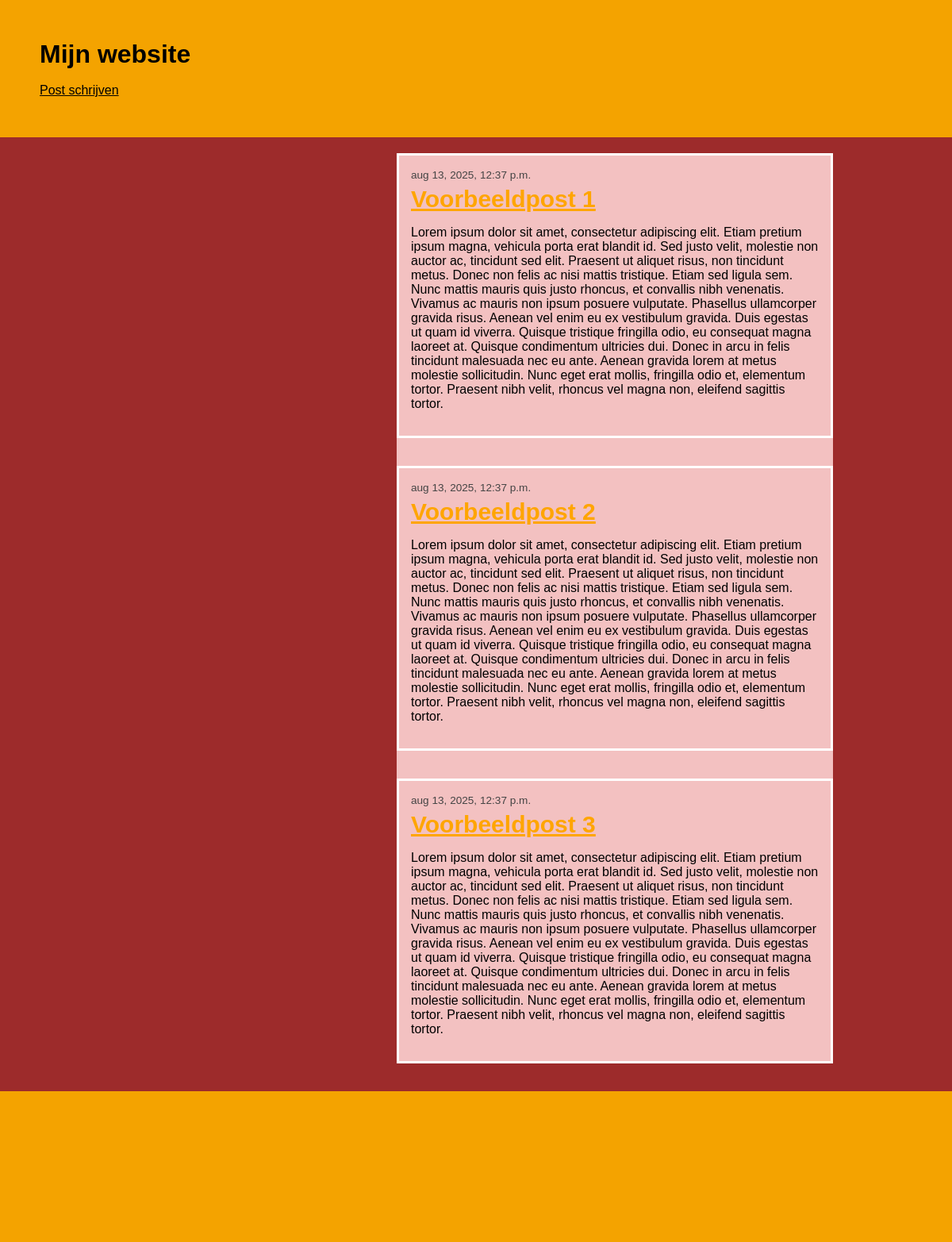
The app's page /, older data.
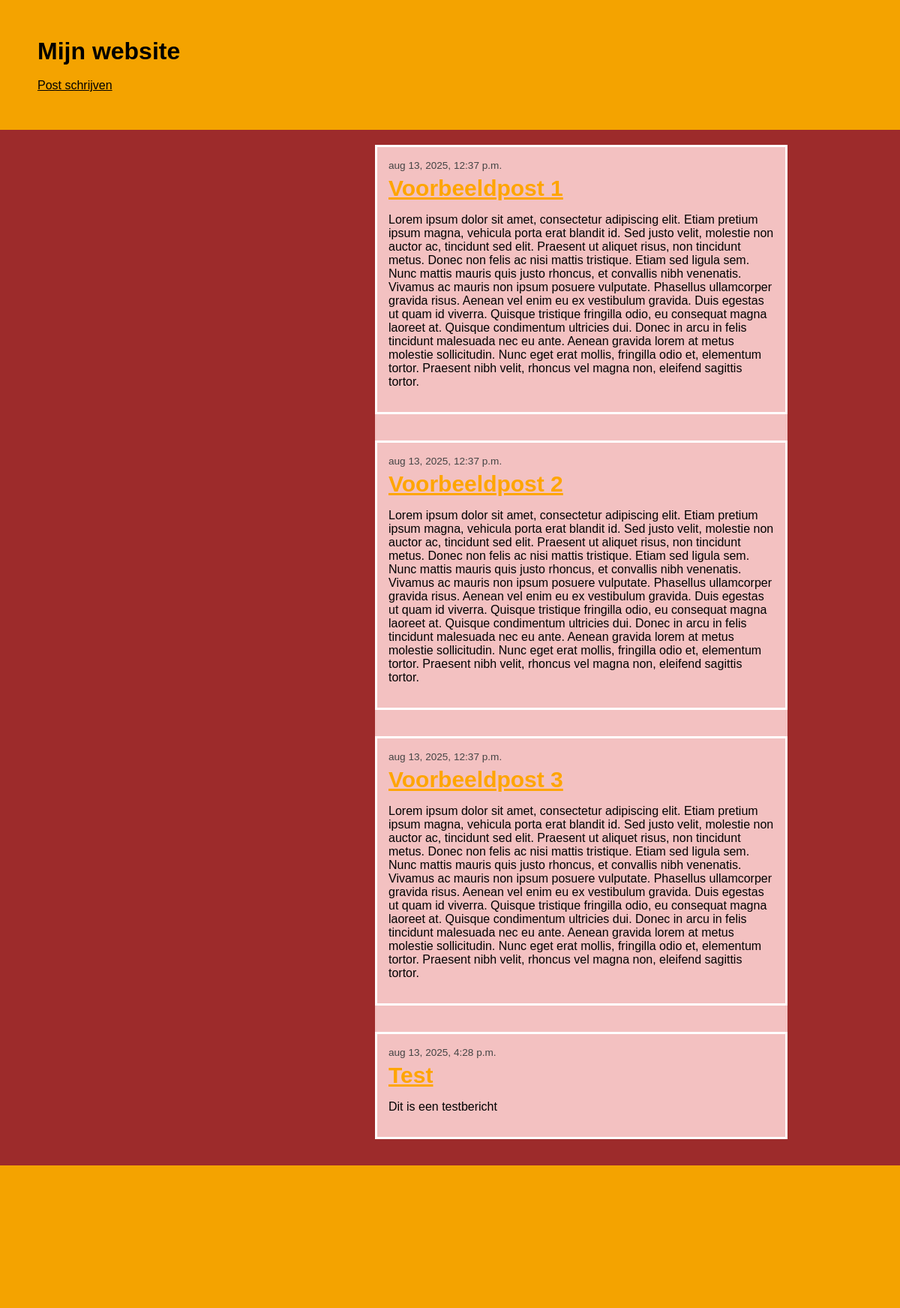
The same page, newer data.
### blog/models.py (models this page shows, shortened)
class Post(models.Model):
    author = models.ForeignKey(settings.AUTH_USER_MODEL, on_delete=models.CASCADE)
    title = models.CharField(max_length=200)
    text = models.TextField()
    created_date = models.DateTimeField(default=timezone.now)
    published_date = models.DateTimeField(blank=True, null=True)

### blog/views.py (the view)
# urls.py: path('', views.post_list, name='post_list'),
def post_list(request):
    posts = Post.objects.filter(published_date__lte=timezone.now()).order_by('published_date')
    return render(request, 'blog/post_list.html', {'posts': posts})

### blog/templates/blog/post_list.html
{% extends 'blog/base.html' %}{% block inhoud %}{% for post in posts %}
<article class="post">
  <time class="date">{{ post.published_date }}</time>
  <h2><a href="{% url 'post_inhoud' pk=post.pk %}">{{ post.title }}</a></h2>
  <p>{{ post.text|linebreaksbr }}</p>
</article>
{% endfor %}{% endblock %}

Row changes from the older to the newer data that the page shows:
added Post: published_date "aug 13, 2025, 4:28 p.m.", title "Test", text "Dit is een testbericht"
